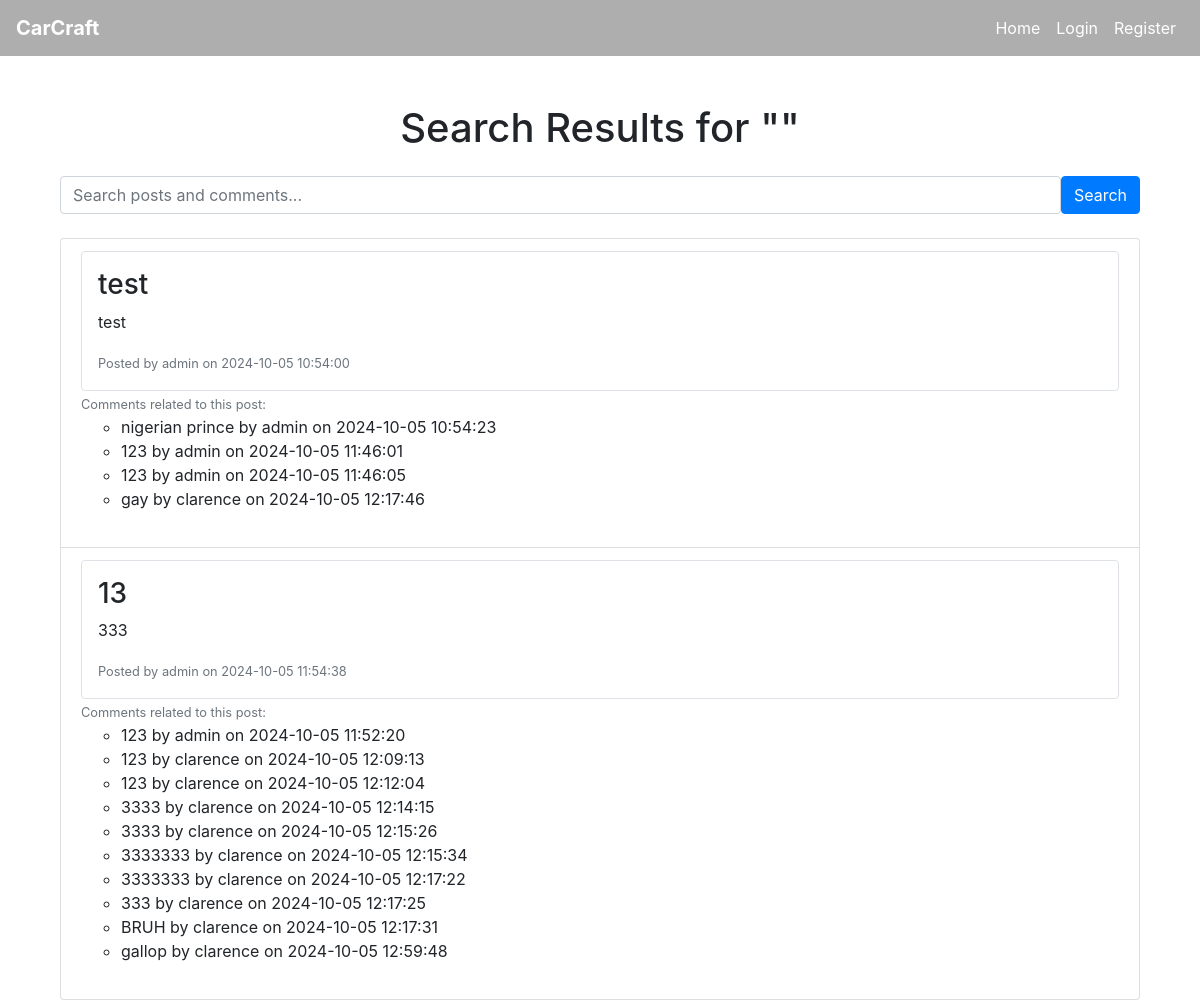
Before: /search with the older database file.
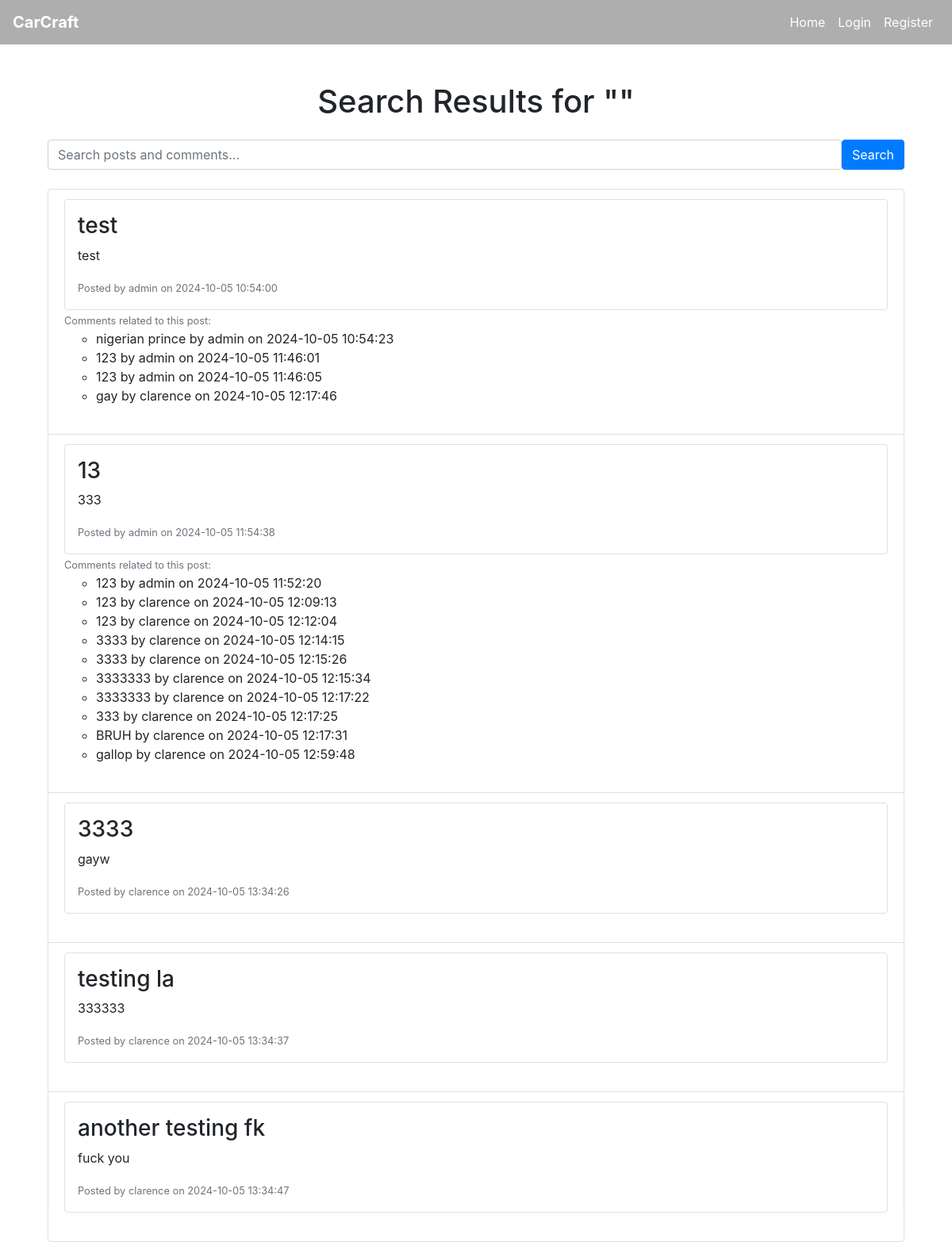
After: the same page with the newer database file.
### tables this page shows
CREATE TABLE post (
    post_id INTEGER PRIMARY KEY AUTOINCREMENT,
    customization_id INTEGER,
    user_id INTEGER NOT NULL,
    title VARCHAR(255) NOT NULL,
    description TEXT,
    created_at DATETIME DEFAULT CURRENT_TIMESTAMP,
    FOREIGN KEY (customization_id) REFERENCES customization(customization_id),
    FOREIGN KEY (user_id) REFERENCES user(user_id)
);

CREATE TABLE comment (
    comment_id INTEGER PRIMARY KEY AUTOINCREMENT,
    post_id INTEGER NOT NULL,
    user_id INTEGER NOT NULL,
    content TEXT NOT NULL,
    created_at DATETIME DEFAULT CURRENT_TIMESTAMP,
    FOREIGN KEY (post_id) REFERENCES post(post_id),
    FOREIGN KEY (user_id) REFERENCES user(user_id)
);

CREATE TABLE user (
    user_id INTEGER PRIMARY KEY AUTOINCREMENT,
    username VARCHAR(64) NOT NULL,
    email VARCHAR(100) NOT NULL,
    password_hash VARCHAR(255) NOT NULL,
    created_at DATETIME DEFAULT CURRENT_TIMESTAMP,
    admin INTEGER DEFAULT 0
);

### app.py (the view)
@app.route('/search', methods=['GET'])
def search():
    query = request.args.get('query', '')
    conn = get_db_connection()
    posts = conn.execute('''
        SELECT DISTINCT p.post_id, p.title, p.description, p.created_at, u.username
        FROM post p
        JOIN user u ON p.user_id = u.user_id
        LEFT JOIN comment c ON p.post_id = c.post_id
        WHERE p.title LIKE ? OR p.description LIKE ? OR c.content LIKE ?
    ''', (f'%{query}%', f'%{query}%', f'%{query}%')).fetchall()
    comments = conn.execute('''
        SELECT c.content, c.created_at, c.post_id, u.username
        FROM comment c
        JOIN user u ON c.user_id = u.user_id
        WHERE c.content LIKE ?
    ''', (f'%{query}%',)).fetchall()
    conn.close()
    return render_template('search_results.html', posts=posts, query=query, comments=comments)

### app.py (called while the page is built)
def get_db_connection():
    conn = sqlite3.connect(DATABASE)
    conn.row_factory = sqlite3.Row  # This enables column access by name: row['column_name']
    return conn

### templates/search_results.html (shortened to what this page needs)
{% extends "base.html" %}
{% block content %}
<div class="container mt-5">
    <h1 class="text-center mb-4">Search Results for "{{ query }}"</h1>
    <form method="GET" action="{{ url_for('search') }}" class="mb-4 d-flex">
        <input type="text" name="query" placeholder="Search posts and comments..." class="form-control me-2" required>
        <button type="submit" class="btn btn-primary">Search</button>
    </form>
    {% if posts %}
        <ul class="list-group">
            {% for post in posts %}
                <li class="list-group-item">
                    <a href="{{ url_for('view_post', post_id=post.post_id) }}" class="text-decoration-none">
                        <div class="p-3 border rounded">
                            <h3>{{ post.title }}</h3>
                            <p>{{ post.description }}</p>
                            <small class="text-muted">Posted by {{ post.username }} on {{ post.created_at }}</small>
                        </div>
                    </a>
                    {% set post_comments = comments | selectattr('post_id', 'equalto', post.post_id) | list %}
                    {% if post_comments %}
                        <small class="text-muted">Comments related to this post:</small>
                        <ul>
                            {% for comment in post_comments %}
                                <li>{{ comment.content }} by {{ comment.username }} on {{ comment.created_at }}</li>
                            {% endfor %}
                        </ul>
                    {% endif %}
                    <br>
                </li>
            {% endfor %}
        </ul>
    {% else %}
        <p class="text-center">No matching posts found.</p>
    {% endif %}
</div>
{% endblock %}

Changed rows visible on the page:
added post: title "3333", description "gayw", username "clarence", created_at "2024-10-05 13:34:26"
added post: title "testing la", description "333333", username "clarence", created_at "2024-10-05 13:34:37"
added post: title "another testing fk", description "fuck you", username "clarence", created_at "2024-10-05 13:34:47"
